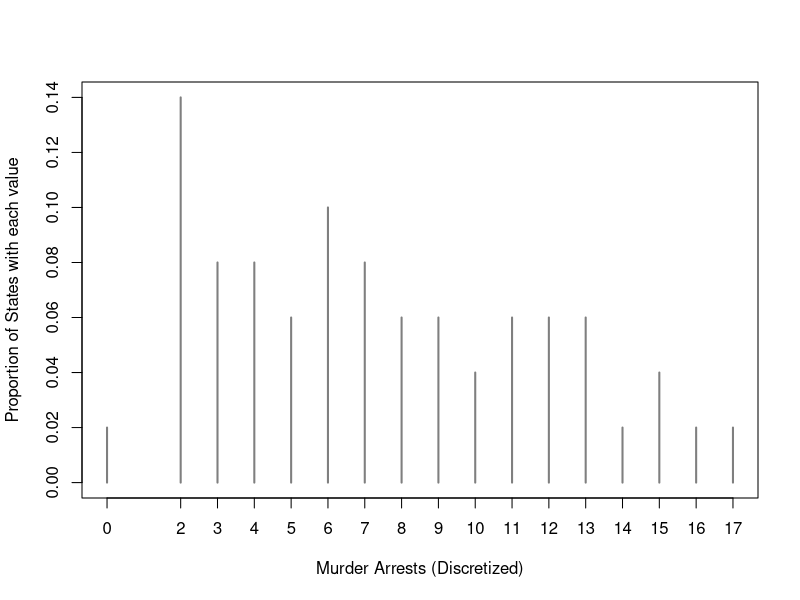
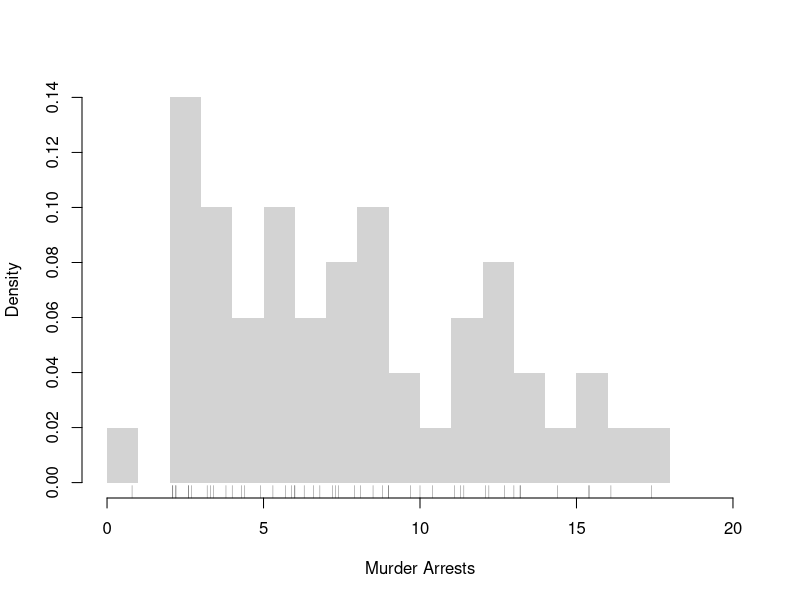
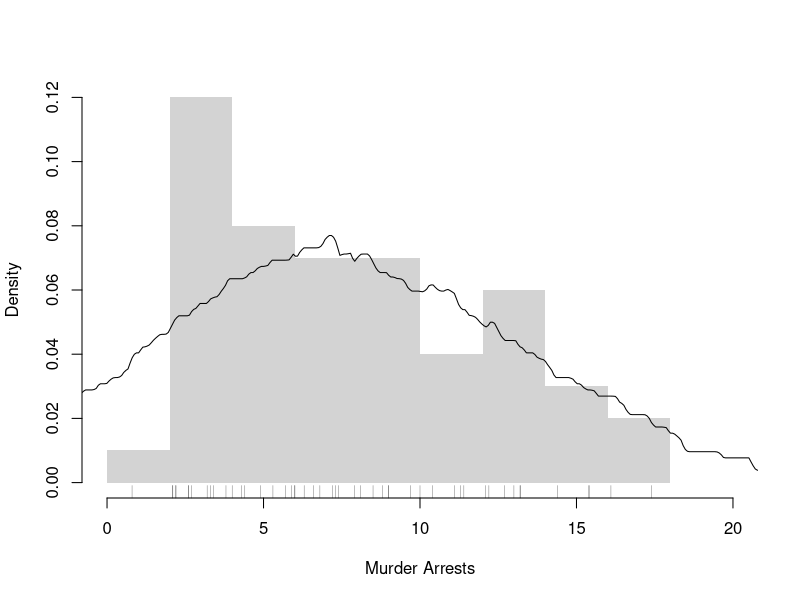
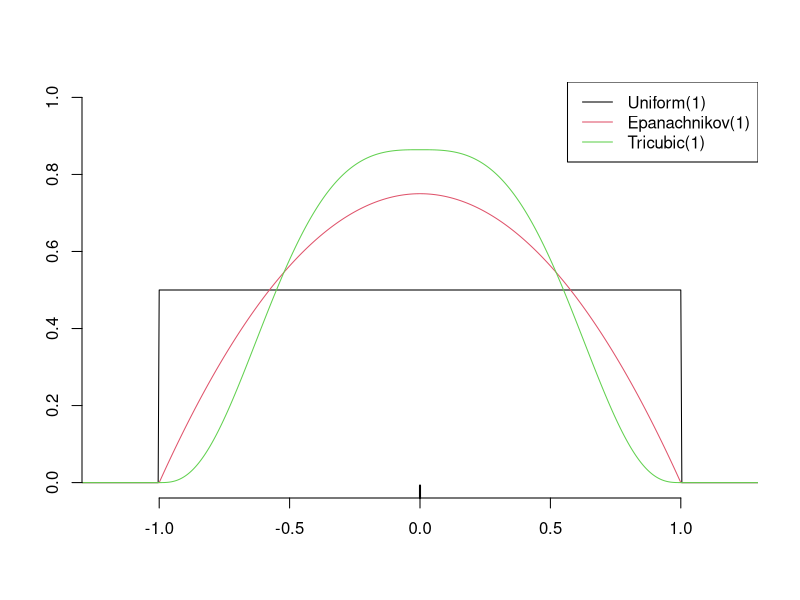
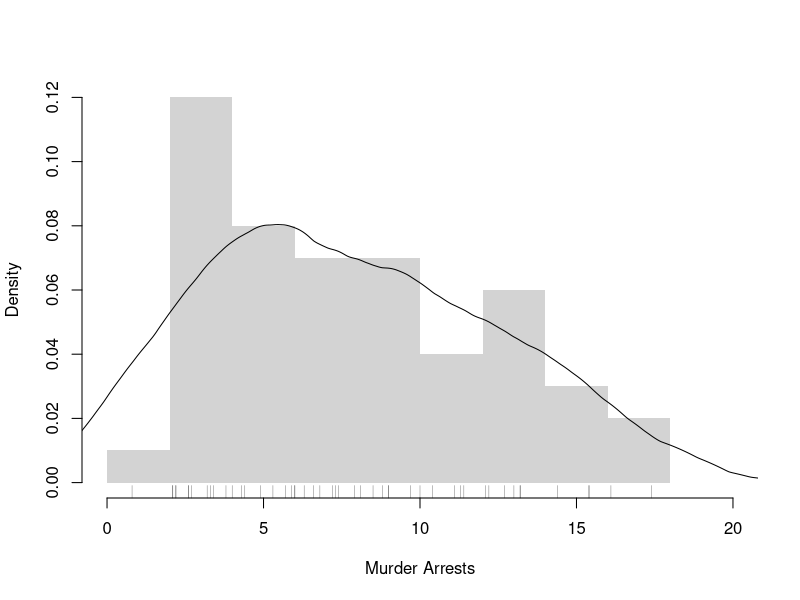
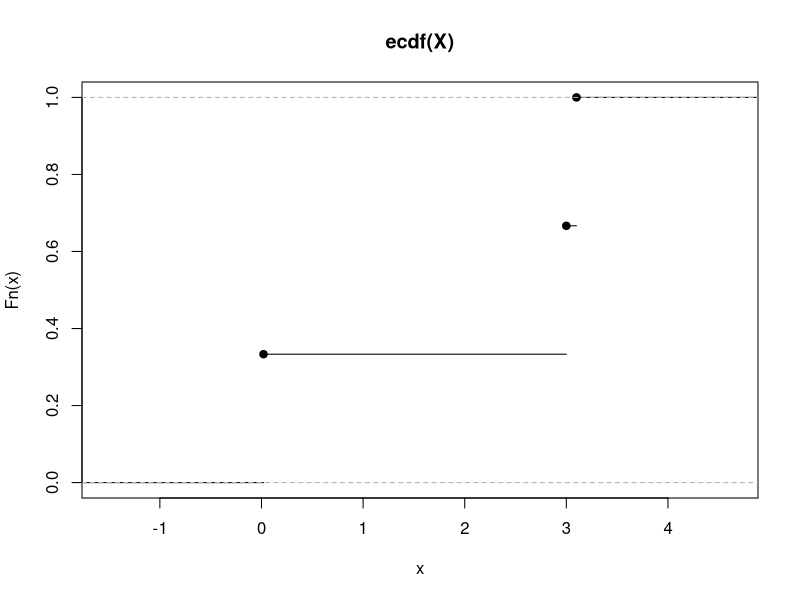
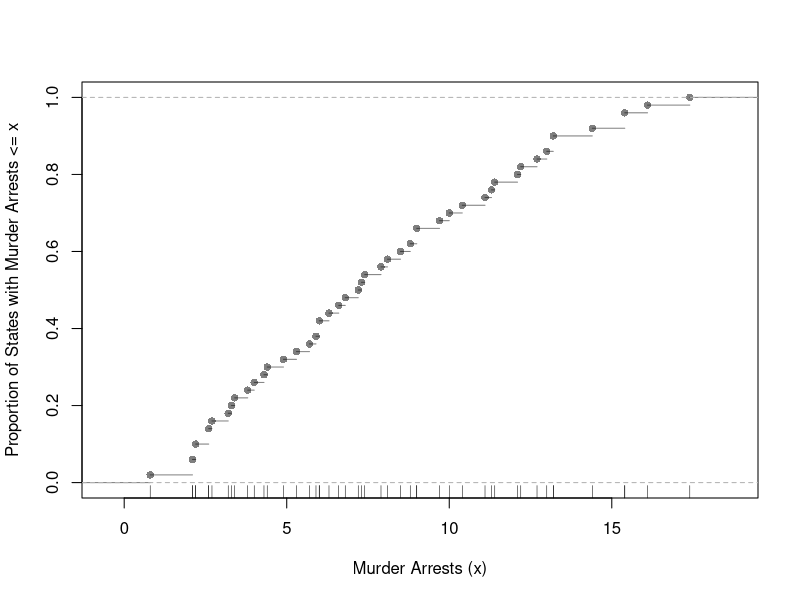
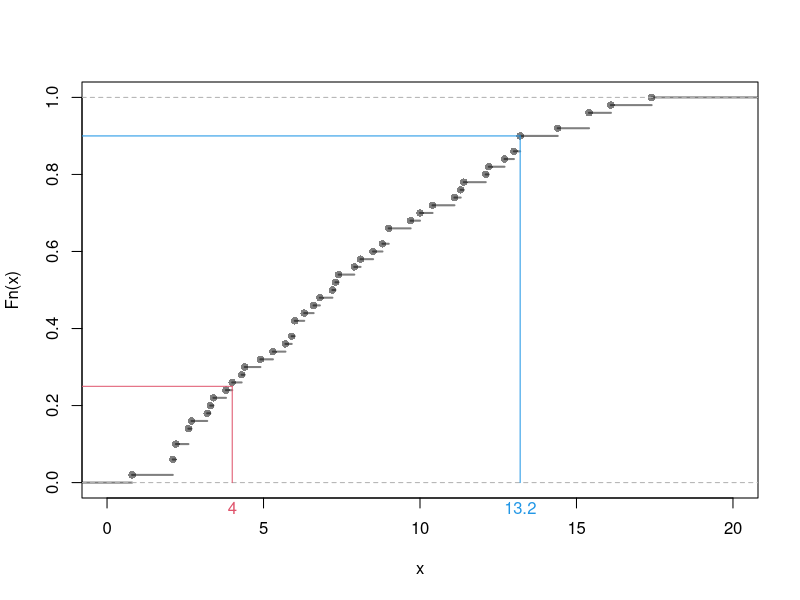

These figures' R source, in order:
## ---- chunk 1
dat_card1 <- c(1,2,3) # Cardinal data (Discrete)
dat_card1

dat_card2 <- c(1.1, 2/3, 3) # Cardinal data (Continuous)
dat_card2

dat_fact1 <- factor( c('A','B','C'), ordered=T) # Factor data (Ordinal)
dat_fact1

dat_fact2 <- factor( c('Leipzig','Los Angeles','Logan'), ordered=F) # Factor data (Categorical)
dat_fact2

dat_fact3 <- factor( c(T,F), ordered=F) # Factor data (Categorical)
dat_fact3

# Explicitly check the data types:
#class(dat_card1)
#class(dat_card2)
## ---- chunk 2
c('A','B','C')  # character strings
c('Leipzig','Los Angeles','Logan')  # character strings
## ---- chunk 3
# Strings
paste( 'hi', 'mom')
paste( c('hi', 'mom'), collapse='--')

kingText <- "The king infringes the law on playing curling."
gsub(pattern="ing", replacement="", kingText)
# advanced usage
#gsub("[aeiouy]", "_", kingText)
#gsub("([[:alpha:]]{3})ing\\b", "\\1", kingText) 
## ---- chunk 4
x <- seq(1,10)
y <- 2*x
list(x, y)  # list of vectors

x_mat1 <- matrix( seq(2,7), 2, 3)
x_mat2 <- matrix( seq(4,-1), 2, 3)
list(x_mat1, x_mat2)  # list of matrices
## ---- chunk 5
list(list(x_mat1), list(x_mat2))  # list of lists

list(x_mat1, list(x_mat1, x_mat2)) # list of different objects

# ...inception...
list(x_mat1,
    list(x_mat1, x_mat2), 
    list(x_mat1, list(x_mat2)
    )) 
## ---- chunk 6
# data.frames: your most common data type
    # matrix of different data-types
    # well-ordered lists
data.frame(x, y)  # list of vectors
## ---- chunk 7
dat <- data.frame(x=dat_fact2, y=dat_card2)
dat

dat[,'y']
## ---- chunk 8
# data square (matrix)
array(data = seq(1,24), dim=c(3, 8))

# data cube
a <- array(data = seq(1,24), dim=c(3, 2, 4))
a
## ---- chunk 9
apply(a, 1, mean)    # Row means
apply(a, 2, mean)    # Column means
apply(a, 3, mean)    # "Layer" means
apply(a, c(1,2), mean)  # Row/Column combination 
## ---- chunk 10
x <- c(1, 2, 3)
x_mat1 <- outer(x, x) # x %o% x
x_mat1
is.array(x_mat1) # Matrices are arrays

x_mat2 <- matrix( seq(6,1), 2, 3)
outer(x_mat2, x)
# outer(x_mat2, matrix(x))
# outer(x_mat2, t(x))
# outer(x_mat1, x_mat2)
## ---- chunk 11
head(USArrests) # Actual Data

# Check NA values
X <- c(3, 3.1, NA, 0.02) #Small dataset we will use in numerical examples
sum( is.na(X) )
## ---- chunk 12
X <- c(3, 3.1, 0.02) # Data: "big X"
x <- 2 # particular value: "little x"
sum(X <= x)
sum(X == x)
## ---- chunk 13
# Discretized data
X <- USArrests[,'Murder']
Xr <- floor(X) #rounded down, to be discrete

#table(Xr)
proportions <- table(Xr)/length(Xr)
plot(proportions, col=grey(0,.5),
    xlab='Murder Arrests (Discretized)',
    ylab='Proportion of States with each value')
## ---- chunk 14
# Intuitive Examples
X <- c(3,3.1,0.02)
Xhist <- hist(X, breaks=c(0,1,2,3,4), plot=F, freq=F)
Xhist

# base x height
base <- 1
height <- Xhist[['density']]
sum(base*height)
## ---- chunk 15
Xhist <- hist(X, breaks=c(0,4/3,8/3,4), plot=F, freq=F)
base <- 4/3
height <- Xhist[['density']]
sum(base*height)

# as a default, R uses bins (,] instead of [,)
# but you can change that with "right=F"
# hist(X, breaks=c(0,4/3,8/3,4), plot=F, right=F)
## ---- chunk 16
# Practical Example
X <- USArrests[,'Murder']
hist(X,
    breaks=seq(0,20,by=1), #bin width=1
    freq=F,
    border=NA, 
    main='',
    xlab='Murder Arrests')
# Raw Observations
rug(USArrests[,'Murder'], col=grey(0,.5))

# Since h=1, the density equals the proportion of states in each bin
# Redo this example with h=2
## ---- chunk 17
mean( X > 2 & X <4)
## ---- chunk 18
# Practical Example
X <- USArrests[,'Murder']
hist(X,
    breaks=seq(0,20,by=2), #bin width=1
    freq=F,
    border=NA, 
    main='',
    xlab='Murder Arrests')
# Density Estimate
lines( density(X, bw=3, kernel='rectangular') )
# Raw Observations
rug(X, col=grey(0,.5))
## ---- chunk 19
# Kernel Density Functions

x <- 0 # Design point
X <- seq(-2,2, length.out=1001) # Where to compute weight


plot.new()
plot.window(xlim=c(-1.2,1.2), ylim=c(0,1))

## Uniform/rectangular
d_unif <- function(X, x, h){
    u <- abs(X-x)/h
    fu <- 1/2*(u <= 1)
    return(fu)
}
h <- 1
kU <- d_unif(X,x,h)
lines( kU ~X, col=1, lty=1)

## Epanachnikov
d_epan <- function(X, x, h){
    u <- abs(X-x)/h
    fu <- 3/4*(1-u^2)*(u <= 1)
    return(fu)
}
h <- 1
kE <- d_epan(X,x,h)
lines( kE~X, col=2, lty=1)
## Try others using the "density" function
# Note a slightly different definition for bandwith 
#kE <-  density(x=0, bw=h, kernel="epanechnikov")

## Tricubic
d_tricub <- function(X, x, h){
    u <- abs(X-x)/h
    fu <- 70/81*(1-u^3)^3*(u <= 1)/h
    return(fu)
}
h <- 1
kT <- d_tricub(X,x,h)
lines( kT~X, col=3, lty=1)


rug(0, lwd=2)
axis(1)
axis(2)

legend('topright', lty=1, col=1:3,
    legend=c('Uniform(1)', 'Epanachnikov(1)', 'Tricubic(1)'))
## ---- chunk 20
# Practical Example
X <- USArrests[,'Murder']
hist(X,
    breaks=seq(0,20,by=2), #bin width=1
    freq=F,
    border=NA, 
    main='',
    xlab='Murder Arrests')
# Density Estimate
lines( density(X, bw=2, kernel='epanechnikov') )
# Raw Observations
rug(X, col=grey(0,.5))
## ---- chunk 21
X <- c(3,3.1,0.02)
Fhat <- ecdf(X)

# Visualized
plot(Fhat)

# Evaluated at the data
x <- X
Fhat(X)
#sum(X<=3)/length(X)
#sum(X<=3.1)/length(X)
#sum(X<=0.02)/length(X)

# Evaluated at other points
x <- c(0.5, 2.5, 3.5)
Fhat(x)
#sum(X<=0.5)/length(X)
#sum(X<=2.5)/length(X)
#sum(X<=3.5)/length(X)
## ---- chunk 22
F_murder <- ecdf(USArrests[,'Murder'])
# proportion of murders <= 10
F_murder(10)
# proportion of murders <= x, for all x
plot(F_murder, main='', 
    xlab='Murder Arrests (x)',
    ylab='Proportion of States with Murder Arrests <= x',
    pch=16, col=grey(0,.5))
rug(USArrests[,'Murder'])
## ---- chunk 23
X <-  c(3.1, 3, 0.02)
quantile(X, probs=c(0,.5,1))
## ---- chunk 24
# common quantiles
X <- USArrests[,'Murder']
quantile(X)

# All deciles are quantiles
quantile(X, probs=seq(0,1, by=.1))

# Visualized: Inverting the Empirical Distribution
FX_hat <- ecdf(X)
plot(FX_hat, lwd=2, xlim=c(0,20),
    pch=16, col=grey(0,.5), main='')
# Two Examples of Quantiles 
p <- c(.25, .9) # Lower Quartile, Upper Decile
cols <- c(2,4) 
QX_hat <- quantile(X, p, type=1)
QX_hat
segments(QX_hat, p, -10, p, col=cols)
segments(QX_hat, p, QX_hat, 0, col=cols)
mtext( round(QX_hat,2), 1, at=QX_hat, col=cols)
## ---- chunk 25
X <- USArrests[,'Murder']
Xo <- sort(X)
Xo

# median
Xo[length(Xo)*.5]
quantile(X, probs=.5, type=4) #tie break rule #4

# min
Xo[1]
min(Xo)
quantile(Xo, probs=0)
## ---- chunk 26
boxplot(USArrests[,'Murder'],
    main='', ylab='Murder Arrests',
    whisklty=0, staplelty=0, outline=F)
# Raw Observations
stripchart(USArrests[,'Murder'],
    pch='-', col=grey(0,.5), cex=2,
    vert=T, add=T)
